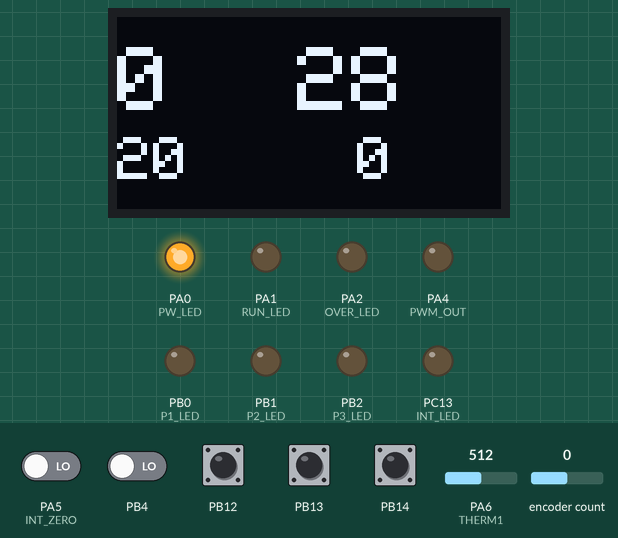
This program was run on a simulated STM32 Black Pill. Parts: 128×64 one-colour display, output pins drawn as LEDs (lit = HIGH). The inputs (shaded band) are chosen by the test bench; at power-on: PB12–14 HIGH, PA5 (INT_ZERO), PB4 LOW, PA6 (THERM1) = 512, encoder count 0 (analog values on the 0–1023 scale). What the program prints to the serial monitor is not drawn.

Above: at 14.5 s.
14.6 s: PB12 pulled LOW for 0.15 s
At 15.7 s:
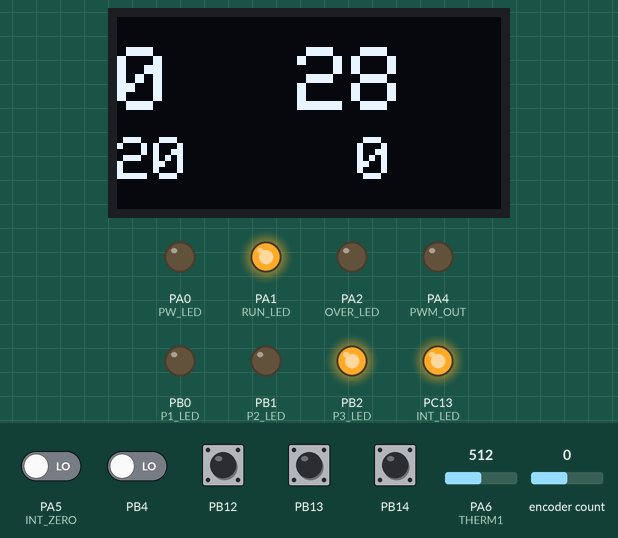
17.7 s: PA6 (THERM1) set to 340
At 18.4 s:
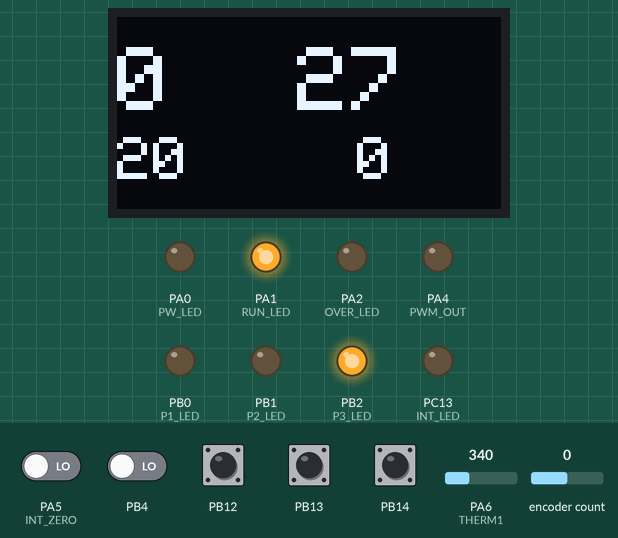
20.4 s: encoder count set to 1
At 21.4 s:
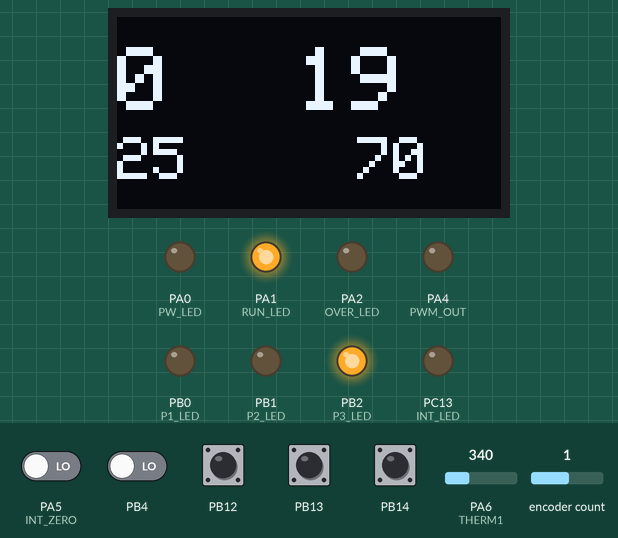
22.4 s: PB12 pulled LOW for 1 s
At 24.7 s:
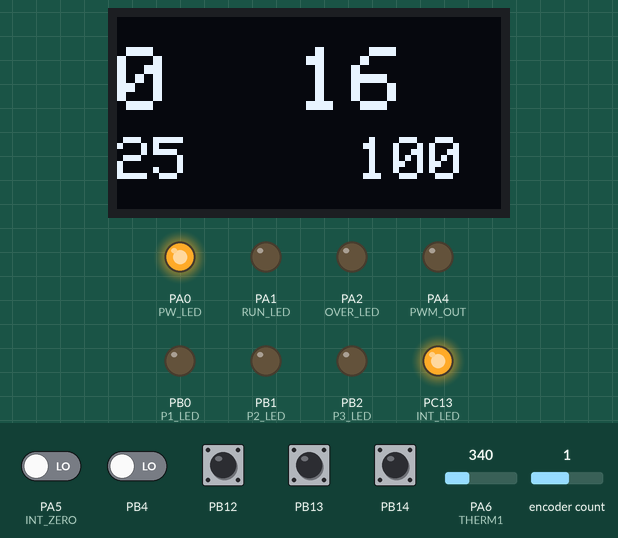
26.4 s: PB14 pulled LOW for 0.15 s
At 27.3 s:
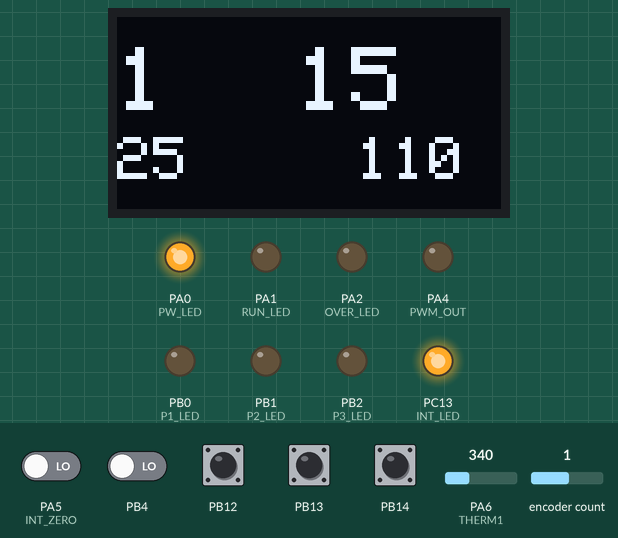
28.4 s: PB13 pulled LOW for 0.15 s
At 30.1 s:
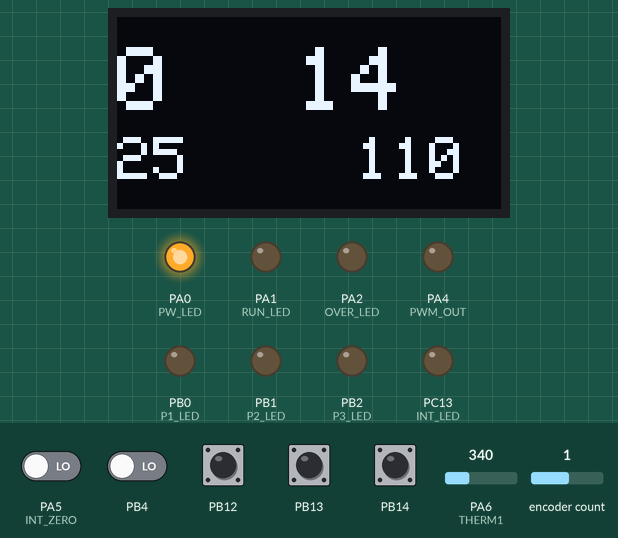
Timing chart, 0 to 31.4 s (numbered marks = the images above; inputs shaded):
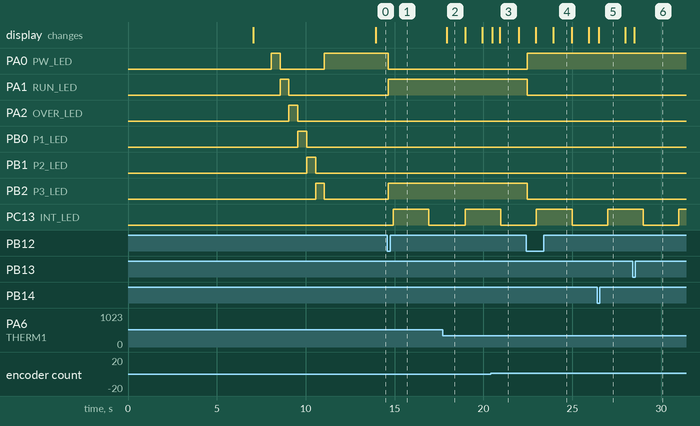

The program:

main.cpp
```cpp
/**
Version: 0a
Tecnocoli - 06/2022
jcoli - Jeferson Coli - jcoli@teccnocoli.com.br
STM32F411CE6 - HotPlate Soldier
**/

#include <Arduino.h>
#include "STM32TimerInterrupt.h"
#include "STM32_ISR_Timer.h"

#include "io_defines.h"
#include "defines.h"
#include "buttons.h"
#include "analog_input.h"
#include "display.h"
#include "pwm_output.h"
#include "digital_output.h"
#include "analog_input.h"

STM32Timer ITimer(TIM1);
STM32_ISR_Timer ISR_Timer;

#define TIMER_INTERVAL_0_3S           300L
#define TIMER_INTERVAL_1S             1000L
#define TIMER_INTERVAL_1_5S           1500L
#define TIMER_INTERRUPT_DEBUG         0
#define _TIMERINTERRUPT_LOGLEVEL_     0
#define TIMER_INTERVAL_MS         100
#define HW_TIMER_INTERVAL_MS      50

void show_display();
void read_analog();
void calc_pid();
void TimerHandler();
void zeroDetect();

float celsius = 0;

bool flash_led = false;

//PID


//zero detect
bool zeroChangeDetect = false;
bool lastZeroState = false;
bool run_on = false;
int program_cycle = 0;


unsigned long loopDelay = millis();
unsigned long loopDelayRead = millis();
unsigned long loopDelayWrite = millis();

extern float erro;
extern float erro_ant;
extern float P;
extern float S;
extern float I;
extern float D;
extern int pwm1;
extern int spValue;
extern int pvValue;


void setup() {
  Serial.begin(115200);
  Serial.println("setup");
  delay(7000);


  pinMode(INT_LED, OUTPUT);
  pinMode(INT_ZERO, INPUT_PULLDOWN);

  display_begin();
  buttons_begin();
  digital_output_begin();
  analog_input_begin();
  pwm_output_begin();

  delay(1000);

  if (ITimer.attachInterruptInterval(HW_TIMER_INTERVAL_MS * 1000, TimerHandler))
  {
    Serial.print(F("Starting ITimer OK, millis() = ")); Serial.println(millis());
  }
  else
    Serial.println(F("Can't set ITimer. Select another freq. or timer"));

  attachInterrupt(digitalPinToInterrupt(INT_ZERO), zeroDetect, FALLING);

  delay(300);


  ISR_Timer.setInterval(TIMER_INTERVAL_0_3S,  calc_pid);
  ISR_Timer.setInterval(TIMER_INTERVAL_1S,  show_display);


}

void loop() {
  check_button();
  if (millis() - loopDelay > 2000)
  {
      loopDelay = millis();
      digitalWrite(INT_LED, flash_led);
      Serial.println(celsius);
      flash_led = !flash_led;
        // if (zeroChangeDetect){
        Serial.print("pwm: ");
        Serial.println(pwm1);
        //   zeroChangeDetect = false;
        // }
  }


}

void zeroDetect(){
    if (!digitalRead(INT_ZERO)){
       zeroChangeDetect = true;
       write_output();
    }
}


void TimerHandler()
{
  ISR_Timer.run();
}
```

analog_input.h
```cpp
/**
Version: 0a
Tecnocoli - 06/2022
jcoli - Jeferson Coli - jcoli@teccnocoli.com.br
STM32F411CE6 - HotPlate Soldier
**/

#ifndef __ANALOG_INPUT_H__
#define __ANALOG_INPUT_H__

void read_analog();
void analog_input_begin();

#endif
```

buttons.h
```cpp
/**
Version: 0a
Tecnocoli - 06/2022
jcoli - Jeferson Coli - jcoli@teccnocoli.com.br
STM32F411CE6 - HotPlate Soldier
**/

#ifndef __BUTTONS_H__
#define __BUTTONS_H__

void buttons_begin();
void checkPosition();
void check_button();
void dec_ana();
void inc_ana();
void choice_item_select(int chg);

#endif
```

defines.h
```cpp
/**
Version: 0a
Tecnocoli - 06/2022
jcoli - Jeferson Coli - jcoli@teccnocoli.com.br
STM32F411CE6 - HotPlate Soldier
**/

#ifndef __DEFINES_H__
#define __DEFINES_H__

/* defines */
#define V03_MAX 3.6
#define V05_MAX 5.5
#define V12_MAX 14.5
#define V24_MAX 28.0

#define TEMP_MAX 350
#define TEMP_MIN 20

static const char version[] = "0.0a";
static const char develop[] =  "jcoli-Tecnocoli";
static const char email_develop[] = "jcoli@tecnocoli.com.br";
static const char processor[] = "STM32F411CE6";


#endif
```

digital_output.h
```cpp
/**
Version: 0a
Tecnocoli - 06/2022
jcoli - Jeferson Coli - jcoli@teccnocoli.com.br
STM32F411CE6 - HotPlate Soldier
**/

#ifndef __DIGITAL_OUTPUT_H__
#define __DIGITAL_OUTPUT_H__

void digital_output_begin();

#endif
```

display.h
```cpp
/**
Version: 0a
Tecnocoli - 06/2022
jcoli - Jeferson Coli - jcoli@teccnocoli.com.br
STM32F411CE6 - HotPlate Soldier
**/

#ifndef __DISPLAY_H__
#define __DISPLAY_H__

void display_begin();
void show_display();

#endif
```

io_defines.h
```cpp
/**
Version: 0a
Tecnocoli - 06/2022
jcoli - Jeferson Coli - jcoli@teccnocoli.com.br
STM32F411CE6 - HotPlate Soldier
**/

#ifndef __IO_DEFINES_H__
#define __IO_DEFINES_H__

#define BT0 PB12
#define BT1 PB13
#define BT2 PB14
#define BTE PB5
#define ENC0 PB3
#define ENC1 PB4

#define INT_LED PC13
#define PW_LED PA0
#define RUN_LED PA1
#define OVER_LED PA2
#define P1_LED PB0
#define P2_LED PB1
#define P3_LED PB2


#define OLED_SDA PB6
#define OLED_SCL PB7

#define INT_ZERO PA5
#define PWM_OUT PA4

#define THERM1 PA6

#endif
```

pid.h
```cpp
/**
Version: 0a
Tecnocoli - 06/2022
jcoli - Jeferson Coli - jcoli@teccnocoli.com.br
STM32F411CE6 - HotPlate Soldier
**/

#ifndef __PID_H__
#define __PID_H__


#endif
```

pwm_output.h
```cpp
/**
Version: 0a
Tecnocoli - 06/2022
jcoli - Jeferson Coli - jcoli@teccnocoli.com.br
STM32F411CE6 - HotPlate Soldier
**/

#ifndef __PWM_OUTPUT_H__
#define __PWM_OUTPUT_H__

void pwm_output_begin();
void write_output();

#endif
```

analog_input.cpp
```cpp
/**
Version: 0a
Tecnocoli - 06/2022
jcoli - Jeferson Coli - jcoli@teccnocoli.com.br
STM32F411CE6 - HotPlate Soldier
**/
#include <Arduino.h>

#include "io_defines.h"

void read_analog();
void analog_input_begin();


const float beta = 4200.0;
const float r0 = 100000.0;
const float t0 = 273.0 + 25.0;
const float rx = r0 * exp(-beta/t0);
const int nAmostras = 10;
const float vcc = 3.3;
const float R = 85000.0;

float sumCelsius = 0;

extern float celsius;

void analog_input_begin(){
    analogReadResolution(12);
    float soma = 0;
    for (int i = 0; i < nAmostras; i++) {
        soma += analogRead(THERM1);
        delay (5);
    }
    delay(500);
    float v = (vcc*soma)/(nAmostras*4095.0);
    float rt = (vcc*R)/v - R;

    // Calcula a temperatura
    double t = beta / log(rt/rx);
    float tempcelsius = t -273.0;
    sumCelsius = tempcelsius*nAmostras;
    celsius = sumCelsius/nAmostras;
}

void read_analog(){

      float soma = 0;
      for (int i = 0; i < nAmostras; i++) {
        soma += analogRead(THERM1);
        delay (5);
      }
      float v = (vcc*soma)/(nAmostras*4095.0);
      float rt = (vcc*R)/v - R;

      // Calcula a temperatura
      double t = beta / log(rt/rx);
      float tempcelsius = t -273.0;
      sumCelsius = sumCelsius-celsius+tempcelsius;
      celsius = (sumCelsius/nAmostras);


}
```

buttons.cpp
```cpp
/**
Version: 0a
Tecnocoli - 06/2022
jcoli - Jeferson Coli - jcoli@teccnocoli.com.br
STM32F411CE6 - HotPlate Soldier
**/
#include <Arduino.h>
#include <Bounce2.h>
#include <RotaryEncoder.h>

#include "defines.h"
#include "io_defines.h"
#include "pid.h"
#include "display.h"


void buttons_begin();
void checkPosition();
void check_button();
void dec_ana();
void inc_ana();
void choice_item_select(int chg);


RotaryEncoder *encoder = nullptr;

#define NUM_BUTTONS 3
const uint8_t BUTTON_PINS[NUM_BUTTONS] = {BT0, BT1, BT2};
Bounce * buttons = new Bounce[NUM_BUTTONS];

int oldPosition  = 0;
int newPosition  = 0;
unsigned long encoderDelay = millis();
volatile uint32_t encoderCount;

extern int spValue;
extern bool run_on;
extern int program_cycle;

void buttons_begin(){
    for (int i = 0; i < NUM_BUTTONS; i++) {
      buttons[i].attach( BUTTON_PINS[i] , INPUT_PULLUP  );       //setup the bounce instance for the current button
      buttons[i].interval(55);              // interval in ms
    }
    encoder = new RotaryEncoder(ENC0, ENC1, RotaryEncoder::LatchMode::TWO03);
    attachInterrupt(digitalPinToInterrupt(ENC0), checkPosition, CHANGE);
    attachInterrupt(digitalPinToInterrupt(ENC1), checkPosition, CHANGE);


}

void check_button(){

    if ((millis() - encoderDelay > 200)) {
      encoderDelay = millis();

      newPosition = encoder->getPosition();
      if (newPosition != oldPosition) {
        if (oldPosition>newPosition){
          dec_ana();
        }
        if (oldPosition<newPosition){
          inc_ana();
        }
        oldPosition = newPosition;
      }
    }

    for (int i = 0; i < NUM_BUTTONS; i++)  {
        buttons[i].update();
        if ( buttons[i].fell() ) {
        switch (i) {
            case 0:
            Serial.println("button0");
            choice_item_select(0);
            break;
            case 1:
            Serial.println("button1");
            choice_item_select(1);
            break;
            case 2:
            Serial.println("button2");
            choice_item_select(2);
            break;

            }
        }
    }
}


void choice_item_select(int chg) {
  switch (chg) {
      case 0:
        run_on = !run_on;
        if (run_on){
          digitalWrite(PW_LED,LOW);
          digitalWrite(RUN_LED,HIGH);
          digitalWrite(P3_LED,HIGH);
        }else{
          digitalWrite(PW_LED,HIGH);
          digitalWrite(RUN_LED,LOW);
          digitalWrite(P3_LED,LOW);
        }
        break;
      case 1:
        program_cycle--;
        if (program_cycle<0){
          program_cycle=0;
        }
        show_display();


      break;
      case 2:

        program_cycle++;
        if (program_cycle>4){
          program_cycle=4;
        }
        show_display();


      break;


  }

}


void checkPosition(){
  encoder->tick(); // just call tick() to check the state.
  // Serial.println("tick");
}

void inc_ana(){

    spValue += 5;
    if (spValue >= TEMP_MAX){
      spValue = TEMP_MAX;
    }
    Serial.print("inc: ");
    Serial.println(spValue);
    show_display();
}

void dec_ana(){

    spValue -= 5;
    if (spValue <= TEMP_MIN){
      spValue=TEMP_MIN;
    }
    Serial.print("dec: ");
    Serial.println(spValue);
    show_display();

}
```

digital_output.cpp
```cpp
/**
Version: 0a
Tecnocoli - 06/2022
jcoli - Jeferson Coli - jcoli@teccnocoli.com.br
STM32F411CE6 - HotPlate Soldier
**/
#include <Arduino.h>

#include "io_defines.h"

void digital_output_begin();

void digital_output_begin(){
    pinMode(PW_LED, OUTPUT);
    pinMode(RUN_LED, OUTPUT);
    pinMode(OVER_LED, OUTPUT);
    pinMode(P1_LED, OUTPUT);
    pinMode(P2_LED, OUTPUT);
    pinMode(P3_LED, OUTPUT);
    digitalWrite(PW_LED,HIGH);
    delay(500);
    digitalWrite(PW_LED,LOW);
    digitalWrite(RUN_LED,HIGH);
    delay(500);
    digitalWrite(RUN_LED,LOW);
    digitalWrite(OVER_LED,HIGH);
    delay(500);
    digitalWrite(OVER_LED,LOW);
    digitalWrite(P1_LED,HIGH);
    delay(500);
    digitalWrite(P1_LED,LOW);
    digitalWrite(P2_LED,HIGH);
    delay(500);
    digitalWrite(P2_LED,LOW);
    digitalWrite(P3_LED,HIGH);
    delay(500);
    digitalWrite(P3_LED,LOW);
    digitalWrite(PW_LED,HIGH);


}
```

display.cpp
```cpp
/**
Version: 0a
Tecnocoli - 06/2022
jcoli - Jeferson Coli - jcoli@teccnocoli.com.br
STM32F411CE6 - HotPlate Soldier
**/
#include <Arduino.h>
#include <Wire.h>
#include <Adafruit_GFX.h>
#include <Adafruit_SSD1306.h>

#include "io_defines.h"
#include "analog_input.h"
#include "pid.h"

void display_begin();
void show_display();

#define SCREEN_WIDTH 128 // OLED display width, in pixels
#define SCREEN_HEIGHT 64 // OLED display height, in pixels

Adafruit_SSD1306 display(SCREEN_WIDTH, SCREEN_HEIGHT, &Wire, -1);

extern float celsius;
extern int pwm1;
extern int pwm2;
extern int spValue;
extern int program_cycle;

void display_begin(){

    if(!display.begin(SSD1306_SWITCHCAPVCC, 0x3C)) { // Address 0x3D for 128x64
        Serial.println(F("SSD1306 allocation failed"));
        for(;;);
    }
    display.setRotation(2);
    display.clearDisplay();
    display.display();
    display.setTextSize(1);
    display.setTextColor(WHITE);
    display.setCursor(0, 10);
    // Display static text
    Serial.println("start display");
    display.println("Hello, Tecnocoli!");

    delay(1000);

}


void show_display(){
      display.clearDisplay();
      // display.display();

    //   display.display();
      // Serial.println("show display");
      // display.setTextSize(1);
      display.setTextColor(WHITE);
      // display.setCursor(0, 0);
      display.setCursor(0, 10);
      display.setTextSize(3);
      display.print(program_cycle);
      display.setCursor(60, 10);
      display.setTextSize(3);
      display.print(celsius, 0);
      display.setTextSize(2);
      display.setCursor(0, 40);
      display.print(spValue);
      display.setCursor(80, 40);
      display.print(pwm1);
      // display.setTextSize(2);
      display.display();

}
```

pid.cpp
```cpp
/**
Version: 0a
Tecnocoli - 06/2022
jcoli - Jeferson Coli - jcoli@teccnocoli.com.br
STM32F411CE6 - HotPlate Soldier
**/
#include <Arduino.h>

#include "io_defines.h"
#include "analog_input.h"

void calc_pid();

float kp = 10.0;  //constante ganho proporcional
float ki = 25.2;
float kd = 28.5;
float Ti = 3000;   //Tempo Integral
float Td = 3000;    //Tempo Integral
float erro = 0;   //Erro
float erro_ant = 0; //erro anterior para ação derivativa
float P = 0;    //Ação Proporcional
float S = 0;    //Integrador
float I = 0;    //Ação Integral
float D = 0;    //Ação Integral

int pwm1 = 0;
int pwm2 = 0;

int spValue = 20;
int pvValue = 0;
int sensorValue = 0;
const int pin_mv = 9;
const int lim_int_sup = 29000;
const int lim_int_inf = -29000;
const int lim_pwm_sup = 8333;

extern float celsius;


void calc_pid(){
      read_analog();
      // Serial.println("PID");
      //leitura do valor de setpoint
      pvValue = celsius; //leitura do valor de setpoint
      erro = (spValue) - pvValue;


      P = erro * kp;


//       S = (S + erro) - (S/300);    //fórmula do integrador

      I = I + (ki * (I / Ti)); //fórmula da ação integral


//       D = (erro - erro_ant) * (Td*kd);
      D = kd * ((erro - erro_ant)/3000);
      erro_ant = erro;
      pwm1 = (P + I + D);   //cálculo da ação final do controlador PI
      if (pwm1 > lim_pwm_sup) //limitador saída superior pwm
      {
             pwm1 = lim_pwm_sup;
      }
      if (pwm1 < 0) //limitador saída inferior pwm
      {
             pwm1 = 0;
      }


}
```

pwm_output.cpp
```cpp
/**
Version: 0a
Tecnocoli - 06/2022
jcoli - Jeferson Coli - jcoli@teccnocoli.com.br
STM32F411CE6 - HotPlate Soldier
**/
#include <Arduino.h>

#include "io_defines.h"
#include "defines.h"

void pwm_output_begin();
void write_output();

extern float celsius;
extern int pwm1;
extern int pwm2;
extern bool zeroChangeDetect;
extern bool run_on;
extern int program_cycle;
int maximum_firing_delay = 8333;


void pwm_output_begin(){
    pinMode(PWM_OUT, OUTPUT);


}


void write_output(){
     //This delay controls the power
    if ((pwm1>0) && (run_on)){
        digitalWrite(PWM_OUT,HIGH);
        delayMicroseconds( pwm1);
        digitalWrite(PWM_OUT,LOW);
        digitalWrite(P2_LED,LOW);
        digitalWrite(P1_LED,HIGH);
    }else if(run_on){
        digitalWrite(P2_LED,HIGH);
        digitalWrite(P1_LED,LOW);

    }else{
        digitalWrite(P2_LED,LOW);
        digitalWrite(P1_LED,LOW);

    }
    zeroChangeDetect = false;

}
```

Measured:
- after the input at 14.6 s, PA0 (PW_LED): HIGH → LOW after 0.06 s; PA1 (RUN_LED), PB2 (P3_LED): LOW → HIGH after 0.06 s
- after the input at 17.7 s, the display: changes after 0.23 s (image 2)
- after the input at 22.4 s, PA0 (PW_LED): LOW → HIGH after 0.06 s; PA1 (RUN_LED), PB2 (P3_LED): HIGH → LOW after 0.06 s
- after the input at 26.4 s, the display: changes after 0.08 s (image 5)
- after the input at 28.4 s, the display: changes after 0.08 s (image 6)
- what the display in image 2 shows lasts 1.1 s, from 17.9 s to 19.0 s
